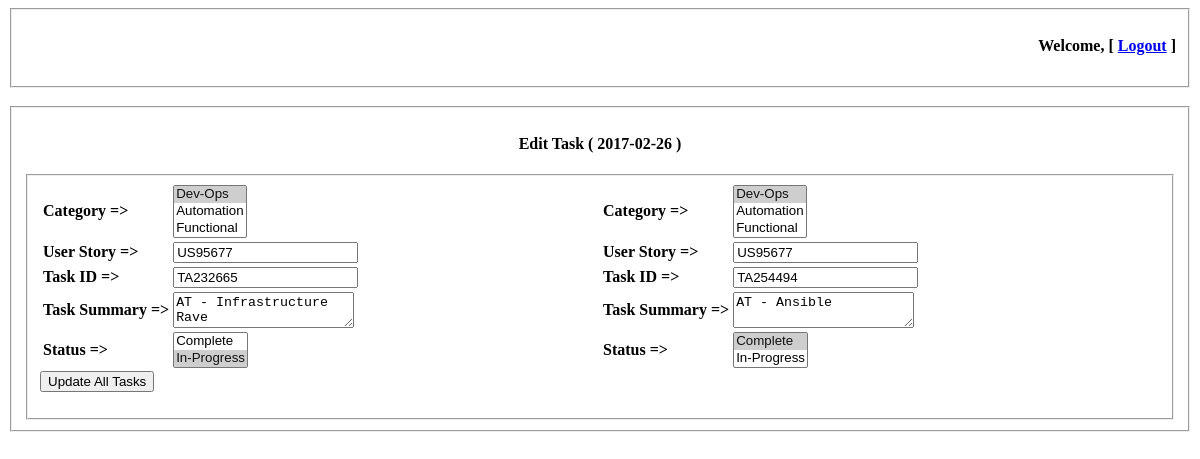
Before: /edit_task.php?member=Vivek Khurana with the older database file.
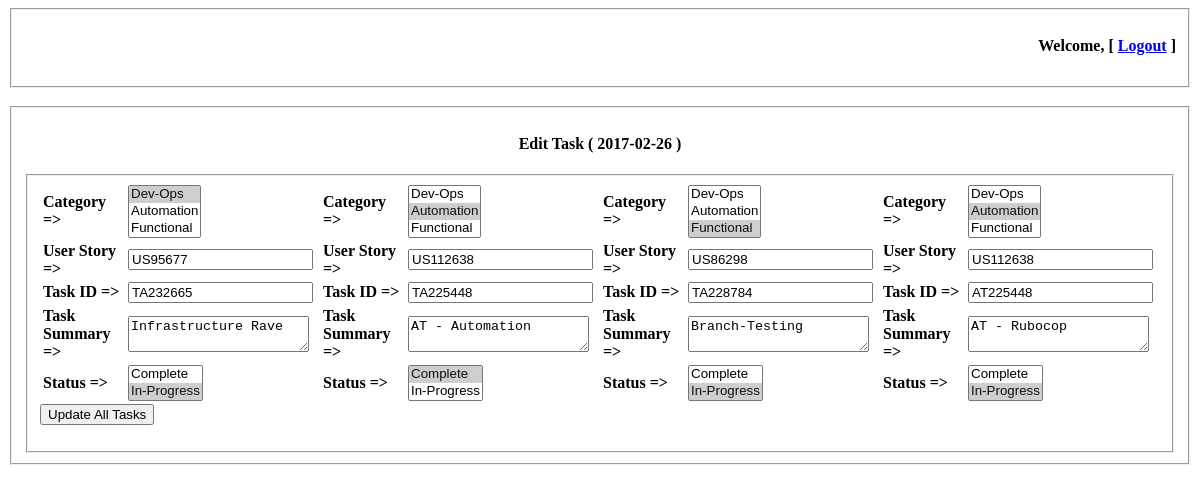
After: the same page with the newer database file.
### tables this page shows
CREATE TABLE `team_task` (
  `sno` int(10) NOT NULL,
  `category` varchar(50) NOT NULL,
  `user_story` varchar(50) NOT NULL,
  `task_id` varchar(50) NOT NULL,
  `task_summary` varchar(800) NOT NULL,
  `status` varchar(20) NOT NULL,
  `task_owner` varchar(50) NOT NULL,
  `date` date NOT NULL
);

### db_methods/sql_methods.php (called while the page is built, shortened)
<?php
	function select_all($table_name,$where_clause=[],$where_condition='AND'){
		$query = "SELECT * FROM `".$table_name."`";
		if($where_clause!=[]){
			$where_string = resolve_where_clause($where_clause, $where_condition);
			$query = $query." WHERE ".$where_string;
		}
		$result = mysql_query($query) or DIE(mysql_error());
		$result_array = [];
		while($row = mysql_fetch_array($result)){
			array_push($result_array, $row);
		}
		return $result_array;
	}
	function resolve_where_clause($where_clause, $where_condition){
		$where_string='';
		for($i=0;$i<sizeof($where_clause);$i=$i+2){
			if($i==0){
				$where_string = "`".$where_clause[$i]."`='".$where_clause[$i+1]."'";
			}
			if(sizeof($where_clause) > 1 && $i<sizeof($where_clause)){
				$where_string = $where_string." ".$where_condition." `".$where_clause[$i]."`='".$where_clause[$i+1]."'";
			}
		}
		return $where_string;
	}
?>

### edit_task.php (the view, shortened to what this page needs)
<html>
	<body>
		<fieldset>
			<h4 align='right'>Welcome, <?php echo $_SESSION['name'] ?> [ <a href='logout.php'>Logout</a> ]</h4>
		</fieldset>
		<br>
		<fieldset>
			<h4 align = 'center'>Edit Task ( <?php echo date("Y-m-d") ?> )</h4>
			<fieldset>
				<form name="combined_edit" method="post">
					<?php
						function generate_selected_dropdown($options=[],$selected_option){
							foreach($options as $option){
								if($option==$selected_option){
									echo "<option value='".$option."' selected>".$option."</option>";
								}
								else{
									echo "<option value='".$option."'>".$option."</option>";
								}
							}
						}
						$row = select_all('team_task',['task_owner',$_GET['member'],'date',date("Y-m-d")]);
						for($n=0;$n<sizeof($row);$n++){
							$detail = $row[$n];
							echo "<div id = 'sec".$n."' style='float: left; width: ".(100/sizeof($row))."%'>";
					?>
							<table>
								<tr>
									<td><b>Category => </b></td>
									<td>
										<select name='categories<?php echo $n ?>' id='categories<?php echo $n ?>' size=3>
											<?php generate_selected_dropdown(['Dev-Ops', 'Automation', 'Functional'],$detail['category']); ?>
										</select>
									</td>
								</tr>
								<tr>
									<td><b>User Story => </b></td>
									<td><input type='text' name='user_story<?php echo $n ?>' id='user_story<?php echo $n ?>', value="<?php echo $detail['user_story'] ?>"></td>
								</tr>
								<tr>
									<td><b>Task ID => </b></td>
									<td><input type='text' name='task_id<?php echo $n ?>' id='task_id<?php echo $n ?>', value="<?php echo $detail['task_id'] ?>"></td>
								</tr>
								<tr>
									<td><b>Task Summary => </b></td>
									<td><textarea name='task_summary<?php echo $n ?>' id='task_summary<?php echo $n ?>'><?php echo $detail['task_summary'] ?></textarea></td>
								</tr>
								<tr>
									<td><b>Status => </b></td>
									<td>
										<select name='status<?php echo $n ?>' id='status<?php echo $n ?>' size=2>
										</select>
									<td>
								</tr>
							</table>
					<?php
							echo "</div>";
						}
					?>
					<tr><td><br><input type='submit' name='update_task' id='update_task' value='Update All Tasks'></td></tr>
				</form>
			</fieldset>
		</fieldset>
	</body>
</html>

Changed rows visible on the page:
removed team_task: 100/sizeof($row) 50 (drawn), category "Dev-Ops ☑ / Automation / Functional", user_story "US95677", task "TA254494", task_summary "AT - Ansible", status "Complete ☑ / In-Progress"
changed team_task "Dev-Ops ☑ / Automation / Functional": 100/sizeof($row) 50 → 25 (drawn); task_summary "AT - Infrastructure Rave" → "Infrastructure Rave"
added team_task: 100/sizeof($row) 25 (drawn), category "Dev-Ops / Automation ☑ / Functional", user_story "US112638", task "TA225448", task_summary "AT - Automation", status "Complete ☑ / In-Progress"
added team_task: category "Dev-Ops / Automation / Functional ☑", user_story "US86298", task "TA228784", task_summary "Branch-Testing", status "Complete / In-Progress ☑"
added team_task: 100/sizeof($row) 25 (drawn), category "Dev-Ops / Automation ☑ / Functional", user_story "US112638", task "AT225448", task_summary "AT - Rubocop", status "Complete / In-Progress ☑"
